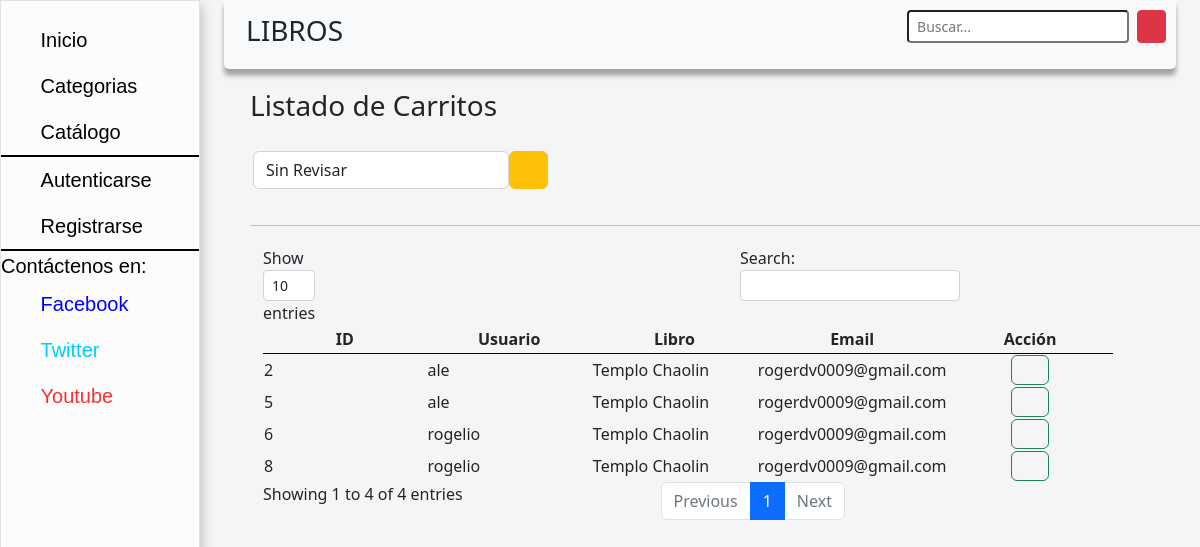
/libros/listado_carrito/, run on the app's committed database.
### libro/models.py (models this page shows)
class Carrito(models.Model):
    user = models.ForeignKey(Cliente, verbose_name='Usuario', on_delete=models.CASCADE,null=False, blank=False)
    libro = models.ForeignKey(Libro, verbose_name='Libro', on_delete=models.CASCADE,null=False, blank=False)
    cantidad = models.IntegerField("Cantidad",null=False, blank=False, choices=cantidad_libro)
    revisado = models.BooleanField("Revision", default=False)
    aceptado = models.BooleanField("Aceptacion", default=False)
    class Meta:
        verbose_name = "Carrito"
        verbose_name_plural = "Carritos"
        ordering = ["-id"]

class Libro(models.Model):
    foto = models.ImageField('Imagen', upload_to='libro/', max_length=250,null=False, blank=False)
    nombre = models.CharField('Nombre', max_length=50,null=False, blank=False)
    autor = models.CharField('Autor', max_length=50,null=False, blank=False)
    genero = models.CharField("Genero", max_length=50, choices = genero_opt,null=False, blank=False)
    sinopsis = models.TextField('Sinopsis', null=False, blank=False)
    precio = models.PositiveIntegerField("Precio",null=False, blank=False, default=250)
    fecha_publicado = models.DateField("Fecha de Publicación", auto_now=False, auto_now_add=False,null=False, blank=False)
    class Meta:
        verbose_name = "Libro"
        verbose_name_plural = "Libros"
        ordering = ["-id"]

### user/models.py (models this page shows)
class Cliente(AbstractUser):
    rol=models.CharField("Rol", max_length=50, choices=rol_user)
    billetera = models.PositiveIntegerField("Billetera",null=False, blank=False, default=1000)

### libro/views.py (the view)
# urls.py: path("listado_carrito/", CarritoListView.as_view(), name="Listado_Carrito" ),
class CarritoListView(ListView):
    model = Carrito
    template_name = "carrito/listado_carrito.html"
    def get_queryset(self):
        queryset = super().get_queryset()
        valor_select = self.request.GET.get('revisado')
        if valor_select == "False":
            queryset = queryset.filter(revisado = False, aceptado = True)
        elif valor_select == "True":
            queryset = queryset.filter(revisado = True, aceptado = True)
        else:
            queryset = queryset.filter(revisado = False, aceptado = True)
        return queryset

### templates/carrito/listado_carrito.html (shortened to what this page needs)
{% extends "base.html" %}
{% load static %}
{% block contenido %}
    <section class="seccion_libro">
        <div class="completo_seccion">
            <div class="insertar_libro">
                <h3>Listado de Carritos</h3>
                <div class="row">
                    <div class="col-4">
                        <div class="formulario_filtrar">
                            <form class="filtrar_c" action="{% url 'Listado_Carrito' %}" method="get">
                                <select class="form-control" name="revisado" id="revisado">
                                    <option value="False">Sin Revisar</option>
                                </select>
                                <button type="submit" class="btn btn-warning"><i class="bi bi-funnel"></i></button>
                            </form>
                        </div>
                    </div>
                </div>
            </div>
            <hr>
            <div class="tabla_libro">
                <table class="tabla-reporte" id="tabla_carrito">
                    <thead>
                        {% block columns %}
                            <tr>
                                <th style="width: 20%; padding: 3px; text-align: center; border-bottom: 1px solid black;">ID</th>
                                <th style="width: 20%; padding: 3px; text-align: center; border-bottom: 1px solid black;">Usuario</th>
                                <th style="width: 20%; padding: 3px; text-align: center; border-bottom: 1px solid black;">Libro</th>
                                <th style="width: 10%; padding: 3px; text-align: center; border-bottom: 1px solid black;">Email</th>
                                <th style="width: 30%; padding: 3px; text-align: center; border-bottom: 1px solid black;">Acción</th>
                            </tr>
                        {% endblock %}
                    </thead>
                    <tbody>
                        {% block rows %}
                            {% if object_list %}
                                {% for carrito in object_list %}
                                    <tr>
                                        <td style="width: 10%;">{{ carrito.pk }}</td>
                                        <td style="width: 20%;">{{ carrito.user.username }}</td>
                                        <td style="width: 20%;">{{ carrito.libro.nombre }}</td>
                                        <td style="width: 20%;">{{ carrito.user.email }}</td>
                                        <td style="width: 30%; text-align: center;">
                                            {% if carrito.revisado == False %}
                                                <a class="btn btn-outline-success" href="{% url 'Cambiar_Estado' carrito.pk %}"><i class="bi bi-bookmark-check-fill"></i></a>
                                            {% else %}
                                            <h2><i class="bi bi-bookmark-check-fill"></i></h2>
                                            {% endif %}
                                        </td>
                                    </tr>
                                {% endfor %}
                            {% else %}
                                <div class="mensaje">
                                    <h3>No existen Carritos creados</h3>
                                </div>
                            {% endif %}
                        {% endblock %}
                    </tbody>
                </table>
            </div>
        </div>
    </section>
{% endblock contenido %}

### templates/base.html (shortened to what this page needs)
<html lang="es">
<head>
    {% load static %}
    <link rel="stylesheet" href="{% static "library/bootstrap/css/bootstrap.min.css" %}">
    <link rel="stylesheet" href="{% static "library/bootstrapi/font/bootstrap-icons.min.css" %}">
    <link rel="stylesheet" href="{% static "css/estilos.css" %}">
</head>
<body>
    <div class="container-fluid">
        <div class="row">
            <div class="sidebar border border-right col-md-3 col-lg-2 p-0 bg-body-tertiary" id="fixed-column">
                <div class="offcanvas-body d-md-flex flex-column p-0 pt-lg-3 overflow-y-auto">
                <ul class="nav flex-column">
                    <li class="nav-item">
                        <a class="nav-link d-flex align-items-center gap-2 active" aria-current="page" href="#">
                            <i class="bi bi-house"></i>
                        Inicio
                      </a>
                    </li>
                    <li class="nav-item">
                        <a class="nav-link d-flex align-items-center gap-2 active" aria-current="page" href="#">
                            <i class="bi bi-tags"></i>
                        Categorias
                      </a>
                    </li>
                    <li class="nav-item">
                        <a class="nav-link d-flex align-items-center gap-2 active" aria-current="page" href="#">
                        <i class="bi bi-layout-text-window-reverse"></i>
                        Catálogo
                      </a>
                    </li>
                  </ul>
                  <ul class="nav flex-column" style="border-top: 2px solid #000;">
                {% if request.user.username %}
                  <li class="nav-item">
                    <a class="nav-link d-flex align-items-center gap-2 active" aria-current="page" href="{% url 'Logout' %}">
                      <i class="bi bi-door-open"></i>
                      Cerrar Sesión
                    </a>
                  </li>
                {% else %}
                  <li class="nav-item">
                    <a class="nav-link d-flex align-items-center gap-2 active" aria-current="page" href="{% url 'Login' %}">
                      <i class="bi bi-person"></i>
                      Autenticarse
                    </a>
                  </li>
                  <li class="nav-item">
                    <a class="nav-link d-flex align-items-center gap-2 active" aria-current="page" href="#">
                      <i class="bi bi-person-fill-add"></i>
                      Registrarse
                    </a>
                  </li>
                {% endif %}
                </ul>
                <ul class="nav flex-column" style="border-top: 2px solid #000;">
                    <div class="contactenos d-flex align-items-center gap-2 active" aria-current="page" style="text-align: center;">
                        Contáctenos en:
                     </div>
                  <li class="nav-item">
                      <a class="nav-link d-flex align-items-center gap-2 active" aria-current="page" href="#" style="color: blue;">
                        <i class="bi bi-facebook"></i>
                      Facebook
                    </a>
                  </li>
                  <li class="nav-item">
                      <a class="nav-link d-flex align-items-center gap-2 active" aria-current="page" href="#" style="color: rgb(0, 204, 255);">
                          <i class="bi bi-twitter"></i>
                      Twitter
                    </a>
                  </li>
                  <li class="nav-item">
                    <a class="nav-link d-flex align-items-center gap-2 active" aria-current="page" href="#" style="color: rgb(248, 48, 48);">
                        <i class="bi bi-youtube"></i>
                    Youtube
                  </a>
                </li>
                  </ul>
                </div>
            </div>
            <div class="col-md-9 ms-sm-auto col-lg-10 px-md-4">
                <nav class="navbar navbar-expand navbar-light bg-light">
                    <div class="container-fluid">
                        <div class="nav navbar-nav">
                            <h3>LIBROS</h3>
                        </div>
                    </div>
                    <form class="d-flex" role="search" action="/buscar2/" method="GET">
                        <input class="form-control-sm me-2" type="search" placeholder="Buscar..." aria-label="Search" name="lbr">
                        <button class="btn btn-sm btn-danger" type="submit"><i class="bi bi-search"></i></button>
                    </form>
                </nav>
            </div>
            {% block contenido %}{% endblock contenido %}
        </div>
    </div>
</body>
</html>

### libro/static/css/estilos.css (style rules this page uses)
body { background-color: whitesmoke; }
.seccion_libro { padding: 20px 0 20px 250px; }
.tabla_libro { margin: 20px 0 0 20px; }
.tabla-reporte { width: 90%; }
.filtrar_c { display: flex; flex-direction: row; margin: 20px 10px; }
a { text-decoration: none; }
.sidebar { background-color: #fcfcfc; box-shadow: 0 .4rem .8rem 0 rgba(0,0,0,.3); }
.sidebar a,.contactenos { font-size: 20px; color: #000; font-family: 'Gill Sans', 'Gill Sans MT', Calibri, 'Trebuchet MS', sans-serif; }
.navbar { box-shadow: 0 .4rem .3rem 0 rgba(0, 0, 0, 0.336); padding: 10px; background-color: rgba(240, 248, 255, 0.986); border-bottom-left-radius: 5px; border-bottom-right-radius: 5px; }
#fixed-column { position: fixed; top: 0; height: 100%; }
div [class^="col-"] { padding-left:5px; padding-right:5px; }

### data on the page
Carrito: pk "8", user.username "rogelio", libro.nombre "Templo Chaolin", user.email "rogerdv0009@gmail.com", revisado False (drawn)
Carrito: pk "6", user.username "rogelio", libro.nombre "Templo Chaolin", user.email "rogerdv0009@gmail.com", revisado False (drawn)
Carrito: pk "5", user.username "ale", libro.nombre "Templo Chaolin", user.email "rogerdv0009@gmail.com", revisado False (drawn)
Carrito: pk "2", user.username "ale", libro.nombre "Templo Chaolin", user.email "rogerdv0009@gmail.com", revisado False (drawn)
